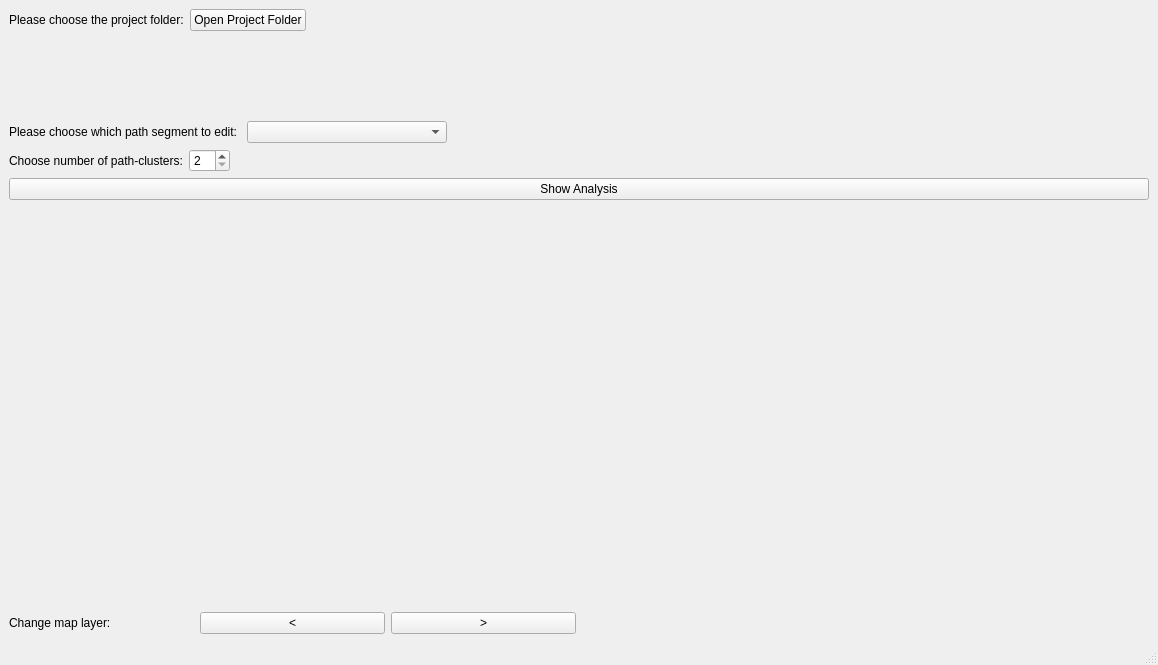
<?xml version="1.0" encoding="UTF-8"?>
<ui version="4.0">
 <class>MainWindow</class>
 <widget class="QMainWindow" name="MainWindow">
  <property name="geometry">
   <rect>
    <x>0</x>
    <y>0</y>
    <width>1158</width>
    <height>665</height>
   </rect>
  </property>
  <property name="minimumSize">
   <size>
    <width>0</width>
    <height>0</height>
   </size>
  </property>
  <property name="windowTitle">
   <string>MainWindow</string>
  </property>
  <widget class="QWidget" name="centralwidget">
   <layout class="QVBoxLayout" name="verticalLayout">
    <item>
     <layout class="QHBoxLayout" name="horizontalLayout_4">
      <item>
       <widget class="QLabel" name="label">
        <property name="text">
         <string>Please choose the project folder:</string>
        </property>
       </widget>
      </item>
      <item>
       <widget class="QPushButton" name="getpathfolder">
        <property name="text">
         <string>Open Project Folder</string>
        </property>
       </widget>
      </item>
      <item>
       <spacer name="horizontalSpacer">
        <property name="orientation">
         <enum>Qt::Horizontal</enum>
        </property>
        <property name="sizeHint" stdset="0">
         <size>
          <width>40</width>
          <height>20</height>
         </size>
        </property>
       </spacer>
      </item>
     </layout>
    </item>
    <item>
     <widget class="QLabel" name="erroroutput">
      <property name="text">
       <string/>
      </property>
     </widget>
    </item>
    <item>
     <spacer name="verticalSpacer">
      <property name="orientation">
       <enum>Qt::Vertical</enum>
      </property>
      <property name="sizeHint" stdset="0">
       <size>
        <width>20</width>
        <height>40</height>
       </size>
      </property>
     </spacer>
    </item>
    <item>
     <layout class="QHBoxLayout" name="horizontalLayout_7">
      <item>
       <widget class="QLabel" name="label_6">
        <property name="text">
         <string>Please choose which path segment to edit: </string>
        </property>
       </widget>
      </item>
      <item>
       <widget class="QComboBox" name="pathsegmentchooser">
        <property name="minimumSize">
         <size>
          <width>200</width>
          <height>0</height>
         </size>
        </property>
       </widget>
      </item>
      <item>
       <spacer name="horizontalSpacer_2">
        <property name="orientation">
         <enum>Qt::Horizontal</enum>
        </property>
        <property name="sizeHint" stdset="0">
         <size>
          <width>40</width>
          <height>20</height>
         </size>
        </property>
       </spacer>
      </item>
     </layout>
    </item>
    <item>
     <layout class="QHBoxLayout" name="horizontalLayout_8">
      <item>
       <widget class="QLabel" name="label_2">
        <property name="text">
         <string>Choose number of path-clusters:</string>
        </property>
       </widget>
      </item>
      <item>
       <widget class="QSpinBox" name="numberofclusters">
        <property name="minimum">
         <number>2</number>
        </property>
        <property name="maximum">
         <number>10</number>
        </property>
        <property name="value">
         <number>2</number>
        </property>
       </widget>
      </item>
      <item>
       <spacer name="horizontalSpacer_3">
        <property name="orientation">
         <enum>Qt::Horizontal</enum>
        </property>
        <property name="sizeHint" stdset="0">
         <size>
          <width>40</width>
          <height>20</height>
         </size>
        </property>
       </spacer>
      </item>
     </layout>
    </item>
    <item>
     <widget class="QPushButton" name="recalculatebutton">
      <property name="text">
       <string>Show Analysis</string>
      </property>
     </widget>
    </item>
    <item>
     <layout class="QHBoxLayout" name="horizontalLayout">
      <item>
       <layout class="QVBoxLayout" name="verticalLayout_4">
        <item>
         <widget class="QWidget" name="pathplot" native="true">
          <property name="sizePolicy">
           <sizepolicy hsizetype="Fixed" vsizetype="Fixed">
            <horstretch>0</horstretch>
            <verstretch>0</verstretch>
           </sizepolicy>
          </property>
          <property name="minimumSize">
           <size>
            <width>500</width>
            <height>400</height>
           </size>
          </property>
         </widget>
        </item>
        <item>
         <layout class="QHBoxLayout" name="horizontalLayout_2">
          <item>
           <widget class="QLabel" name="label_3">
            <property name="text">
             <string>Change map layer:</string>
            </property>
           </widget>
          </item>
          <item>
           <widget class="QPushButton" name="map_down">
            <property name="text">
             <string>&lt;</string>
            </property>
           </widget>
          </item>
          <item>
           <widget class="QPushButton" name="map_up">
            <property name="text">
             <string>&gt;</string>
            </property>
           </widget>
          </item>
         </layout>
        </item>
       </layout>
      </item>
      <item>
       <widget class="QWidget" name="analysisplot" native="true">
        <property name="minimumSize">
         <size>
          <width>400</width>
          <height>400</height>
         </size>
        </property>
       </widget>
      </item>
     </layout>
    </item>
   </layout>
  </widget>
  <widget class="QMenuBar" name="menubar">
   <property name="geometry">
    <rect>
     <x>0</x>
     <y>0</y>
     <width>1158</width>
     <height>22</height>
    </rect>
   </property>
  </widget>
  <widget class="QStatusBar" name="statusbar"/>
 </widget>
 <resources/>
 <connections/>
</ui>
